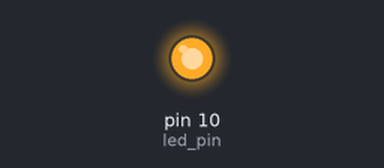
A sketch run on a simulated Arduino Uno, built with avr-gcc and run on an emulated ATmega328P. On the bench: output pins drawn as LEDs (lit = HIGH).

Above: at 1.0 s.
At 9.7 s:
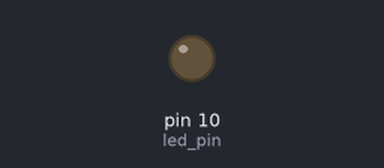
Timing chart, 0 to 15.9 s (numbered marks = the images above):
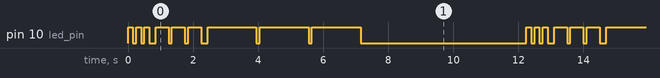

Measured:
- by itself, pin 10 (led_pin): repeats every 12.3 s: 2 × (LOW 0.10 s, HIGH 0.15 s), LOW 0.20 s, 2 × (HIGH 0.40 s, LOW 0.10 s), HIGH 0.40 s, LOW 0.20 s, 2 × (HIGH 1.5 s, LOW 0.10 s), HIGH 1.5 s, LOW 5.1 s, HIGH 0.15 s
- by itself, everything shown: repeats every 12.3 s, in 18 steps

The sketch:

morse-sos.ino
```cpp
// LED conectado ao pino 10
int led_pin = 10;

// put your setup code here, to run once:
void setup() {
  // define o pino digital como saida
  pinMode(led_pin, OUTPUT);
}

// put your main code here, to run repeatedly:
void loop() {
  // 3 pontos
  for (int x = 0; x < 3; x++) {
    digitalWrite(led_pin, HIGH); //acende o led
    delay(150); // espera 150ms
    digitalWrite(led_pin, LOW); // apaga o LED
    delay(100); // espera 100ms
  }
  // espera 100ms para marcar o intervalo entre as letras
  delay(100);

  // 3 tracos
  for (int x = 0; x < 3; x++) {
    digitalWrite(led_pin, HIGH); //acende o led
    delay(400); // espera 400ms
    digitalWrite(led_pin, LOW); // apaga o LED
    delay(100); // espera 100ms
  }
  // espera 100ms para marcar o intervalo entre as letras
  delay(100);

  // 3 tracos
  for (int x = 0; x < 3; x++) {
    digitalWrite(led_pin, HIGH); //acende o led
    delay(1500); // espera 150ms
    digitalWrite(led_pin, LOW); // apaga o LED
    delay(100); // espera 100ms
  }
  // espera 5 segundo antes de repetir o sinal de SOS
  delay(5000);
}
```
